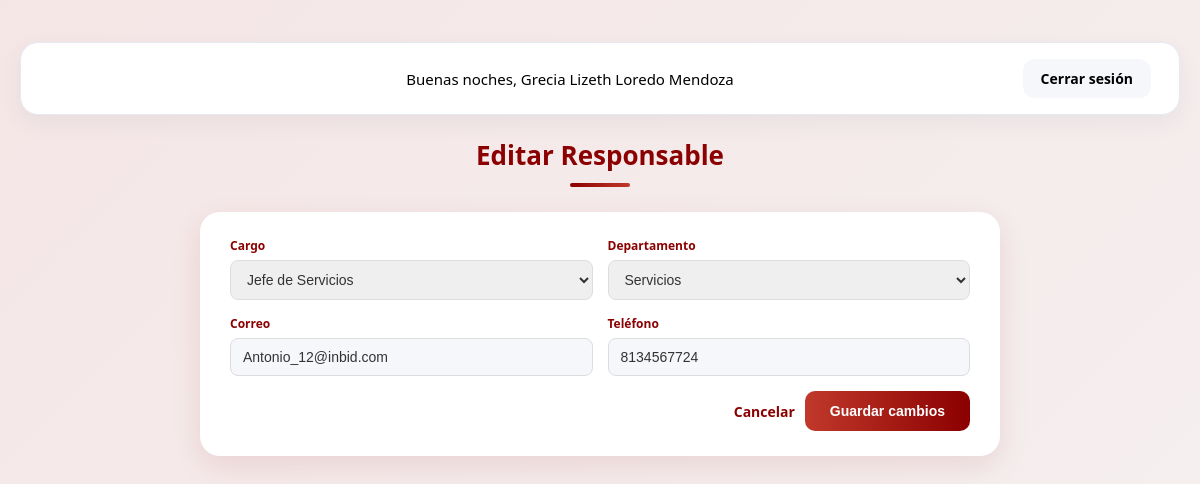
Screenshot of /editar_responsable/1 (signed in) with the database file from the repository.
### tables this page shows
CREATE TABLE responsable (
        id_responsable INTEGER PRIMARY KEY AUTOINCREMENT,
        cargo TEXT NOT NULL,
        id_departamento INTEGER,
        correo TEXT,
        telefono TEXT,
        FOREIGN KEY (id_departamento) REFERENCES departamento(id_departamento)
    );

CREATE TABLE departamento (
        id_departamento INTEGER PRIMARY KEY AUTOINCREMENT,
        nombre_departamento TEXT NOT NULL
    );

### app.py (the view, shortened to what this page needs)
@app.route('/editar_responsable/<int:id_responsable>', methods=['GET', 'POST'])
def editar_responsable(id_responsable):
    if 'user_id' not in session:
        return redirect(url_for('login_page'))
    db_instance = Database(db_path)
    responsable   = db_instance.obtener_responsable_por_id(id_responsable)
    departamentos = db_instance.obtener_departamentos()
    cargos = [
        'Jefe de Mantenimiento', 'Técnico de Soporte',
        'Jefe de Servicios', 'Coordinador de Servicios',
        'Coordinador Académico', 'Jefe de Área Académica',
        'Director Administrativo', 'Asistente Administrativo'
    ]
    return render_template('editar_responsable.html',
                           responsable=responsable,
                           departamentos=departamentos,
                           cargos=cargos)

### api_01.py (called while the page is built)
    def connect(self):
        try:
            self.conn = sqlite3.connect(self.db_file)
        except Error as e:
            print(f"Error al conectar a la base de datos: {e}")

    def disconnect(self):
        if self.conn:
            self.conn.close()

    def obtener_departamentos(self):
        self.connect()
        cursor = self.conn.cursor()
        cursor.execute("SELECT id_departamento, nombre_departamento FROM departamento")
        departamentos = cursor.fetchall()
        self.disconnect()
        return departamentos

    def obtener_responsable_por_id(self, id_responsable):
        self.connect()
        cursor = self.conn.cursor()
        cursor.execute("""
            SELECT id_responsable, cargo, id_departamento, correo, telefono
            FROM responsable
            WHERE id_responsable = ?
        """, (id_responsable,))
        responsable = cursor.fetchone()
        self.disconnect()
        return responsable

### templates/editar_responsable.html (shortened to what this page needs)
{% extends "index.html" %}
{% block content %}
<link rel="stylesheet" href="{{ url_for('static', filename='responsables.css') }}">
<div class="resp-container">
    <div class="resp-header">
        <h1>Editar Responsable</h1>
        <div class="divider"></div>
    </div>
    <div class="form-card">
        <form method="POST" action="{{ url_for('editar_responsable', id_responsable=responsable[0]) }}" class="resp-form">
            <div class="form-row">
                <div class="form-group">
                    <label>Cargo</label>
                    <select name="cargo" required>
                        {% for cargo in cargos %}
                            <option value="{{ cargo }}" {% if cargo == responsable[1] %}selected{% endif %}>{{ cargo }}</option>
                        {% endfor %}
                    </select>
                </div>
                <div class="form-group">
                    <label>Departamento</label>
                    <select name="id_departamento" required>
                        {% for dep in departamentos %}
                            <option value="{{ dep[0] }}" {% if dep[0] == responsable[2] %}selected{% endif %}>{{ dep[1] }}</option>
                        {% endfor %}
                    </select>
                </div>
            </div>
            <div class="form-row">
                <div class="form-group">
                    <label>Correo</label>
                    <input type="email" name="correo" value="{{ responsable[3] }}" required>
                </div>
                <div class="form-group">
                    <label>Teléfono</label>
                    <input type="text" name="telefono" value="{{ responsable[4] }}" required>
                </div>
            </div>
            <div class="form-actions">
                <a href="{{ url_for('responsables') }}" class="btn-cancelar">Cancelar</a>
                <button type="submit" class="btn-agregar">Guardar cambios</button>
            </div>
        </form>
    </div>
</div>
{% endblock %}

### static/styles.css (style rules this page uses)
body { margin: 0; font-family: Arial, sans-serif; background: #e5e5e5; }
form { display: flex; flex-direction: column; }
label { margin-top: 15px; margin-bottom: 5px; font-weight: 500; }
input { padding: 14px; border-radius: 25px; border: 2px solid transparent; background: #f5f7fa; font-size: 14px; transition: 0.2s; }
button { margin-top: 30px; padding: 14px; border-radius: 30px; border: none; background: linear-gradient(90deg, #2eacf9, #2a5298); color: white; font-size: 16px; font-weight: 500; cursor: pointer; transition: 0.25s; }
a { color: #2eacf9; font-weight: 500; text-decoration: none; }

### static/responsables.css (style rules this page uses)
body { margin: 0; font-family: 'Segoe UI', sans-serif; background: linear-gradient(135deg, #f5e6e6, #f5f0f0); min-height: 100vh; padding: 20px; box-sizing: border-box; }
.resp-container { max-width: 800px; margin: 0 auto; }
.resp-header { text-align: center; margin-bottom: 25px; }
.resp-header h1 { color: #8b0000; font-size: 26px; margin: 0 0 4px 0; }
.divider { width: 60px; height: 4px; background: linear-gradient(90deg, #8b0000, #c0392b); border-radius: 10px; margin: 10px auto 0; }
.form-card { background: white; border-radius: 20px; padding: 25px 30px; box-shadow: 0 10px 30px rgba(139,0,0,0.1); margin-bottom: 25px; }
.resp-form { display: flex; flex-direction: column; gap: 15px; }
.form-row { display: flex; gap: 15px; }
.form-group { display: flex; flex-direction: column; flex: 1; gap: 6px; }
.form-group label { font-size: 12px; font-weight: 700; color: #8b0000; margin: 0; }
.form-group input, .form-group select { padding: 10px 12px; border-radius: 8px; border: 1px solid #ddd; font-size: 14px; color: #333; }
.btn-agregar { background: linear-gradient(90deg, #c0392b, #8b0000); color: white; border: none; padding: 12px 25px; border-radius: 10px; font-size: 14px; font-weight: 600; cursor: pointer; transition: 0.2s; align-self: flex-end; margin-top: 0; }
.form-actions { display: flex; justify-content: flex-end; gap: 10px; align-items: center; }
.btn-cancelar { color: #8b0000; text-decoration: none; font-size: 14px; font-weight: 600; }

### rows the page displays
responsable: cargo "Jefe de Servicios", id_departamento "Servicios", correo "Antonio_12@inbid.com", telefono "8134567724"
